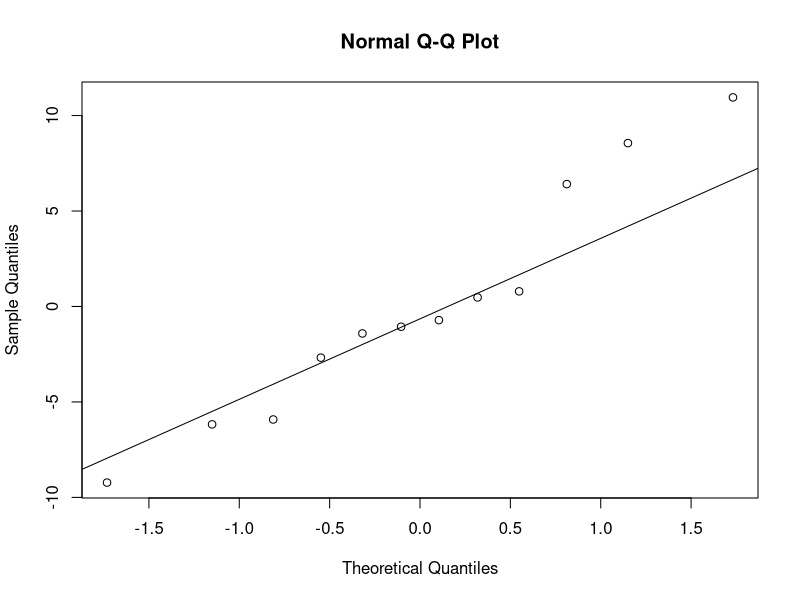

Write the R code that produced this figure. (Note: this script raises an error after producing the figure.)
# -----------------------------------------------------------------------------
#   Question 1
# -----------------------------------------------------------------------------

X_mean <- 2
Y_mean <- -1

# theorem 2.56
2*X_mean+Y_mean
# 3

# -----------------------------------------------------------------------------
#   Question 2
# -----------------------------------------------------------------------------

y <- c(59, 52, 42, 59, 24, 24, 40, 32, 63, 55, 34, 24)
x <- c(298, 303, 270, 287, 236, 245, 265, 233, 286, 290, 264, 239)

fit <- lm(y ~ x)

summary(fit)

# 3 - 0.8334


# -----------------------------------------------------------------------------
#   Question 3
# -----------------------------------------------------------------------------

y <- c(59, 52, 42, 59, 24, 24, 40, 32, 63, 55, 34, 24)
x <- c(298, 303, 270, 287, 236, 245, 265, 233, 286, 290, 264, 239)

fit <- lm(y ~ x)

qqnorm(fit$residuals)
qqline(fit$residuals)

# 2

# -----------------------------------------------------------------------------
#   Question 4
# -----------------------------------------------------------------------------

df <- 10
n <- df+2
s <- 0.0763
conf_interval <- 95
alpha <- (100 - conf_interval) / 100
1-alpha/2
t <- qt(1 - alpha / 2, n - 2)     # T-value
t

# 3

# -----------------------------------------------------------------------------
#   Question 5
# -----------------------------------------------------------------------------

# 4?

# -----------------------------------------------------------------------------
#   Question 6
# -----------------------------------------------------------------------------

df <- 34
# To do it from the standard deviation, sample mean and sample size
# n is sample size
n <- df+1
# x is sample mean
x <- 6.461533
# sample standard deviation is
s <- 6
# the confidence interval thingy
conf_interval <- 99
alpha <- (100 - conf_interval) / 100

# Calculate
x + c(-1, 1) * qt(1 - alpha / 2, n - 1) * s / sqrt(n)

# 5?

# -----------------------------------------------------------------------------
#   Question 7
# -----------------------------------------------------------------------------

# To do it from the standard deviation, sample mean and sample size
# n is sample size
n <- 34+1
# x is sample mean
x <- 1.857769
# variance
v <- 0.01643549
# sample standard deviation is
s <- sqrt(v)
t <- 45.117
# the confidence interval thingy
conf_interval <- 95
alpha <- (100 - conf_interval) / 100

# Calculate
x + c(-1, 1) * qt(1 - alpha / 2, n - 1) * s / sqrt(n)

x + t

# 4

# -----------------------------------------------------------------------------
#   Question 8
# -----------------------------------------------------------------------------

t.test(log(range1), log(range2), paired = TRUE)
#4?

# -----------------------------------------------------------------------------
#   Question 9
# -----------------------------------------------------------------------------

# method 3.63
ME <- 0.1
n <- ((1.96*0.8)/ME)^2
n
# 4

# -----------------------------------------------------------------------------
#   Question 10
# -----------------------------------------------------------------------------

SST <- 14.163 + 20.305

# 4

# -----------------------------------------------------------------------------
#   Question 11
# -----------------------------------------------------------------------------

# 4 - 0.02 < 0.05 (p)

# -----------------------------------------------------------------------------
#   Question 12
# -----------------------------------------------------------------------------

# binomial

# How many "hits" you want / the value you want to hit
x <- 2
# size is how many times you try / draw
size <- 6
# the probability of getting a hit (percent - 3% -> 0.03)
prob <- 35 / 100

# probability of two or more (at least), so probability of 1 or fewer, other way around
1 - pbinom(x-1, size = size, prob = prob)

# 5 - 0.681


# -----------------------------------------------------------------------------
#   Question 13
# -----------------------------------------------------------------------------

# simulation

# How many "hits" you want / the value you want to hit
x <- 2
# size is how many times you try / draw
size <- 6
# the probability of getting a hit (percent - 3% -> 0.03)
prob <- 35 / 100
# Number of values
k <- 1000000
x <- rbinom(n = k, size = size, prob = prob)
var(x)

# 4 - 1.37

# -----------------------------------------------------------------------------
#   Question 14
# -----------------------------------------------------------------------------

# poisson
bus_per_minute <- 1/15
minutes <- 20
# In a Poisson distribution, the parameter lambda (λ) represents the average number of events that occur in a given
# interval of time or space. It is also known as the rate parameter or the expected value of the distribution.
lambda <- bus_per_minute*minutes

x <- 1

# dpois: This function calculates the probability density function (PDF) of the Poisson
# distribution at a given point. The PDF gives the probability of observing a value within
# a given range.
dpois(x, lambda = lambda)

# 3 - 35.1%


# -----------------------------------------------------------------------------
#   Question 15
# -----------------------------------------------------------------------------

# poisson
bus_per_minute <- 1/15
minutes <- 20
# In a Poisson distribution, the parameter lambda (λ) represents the average number of events that occur in a given
# interval of time or space. It is also known as the rate parameter or the expected value of the distribution.
lambda <- 1/15

x <- 90

# ppois: This function calculates the cumulative distribution function (CDF) of the Poisson
# distribution at a given point. The CDF gives the probability of observing a value less than
# or equal to a given point.
qpois(x, lambda = lambda)
1 - qpois(x, lambda = lambda)


# fuck

# -----------------------------------------------------------------------------
#   Question 16
# -----------------------------------------------------------------------------

runif(50, 0, 100)
# 1

# -----------------------------------------------------------------------------
#   Question 17
# -----------------------------------------------------------------------------

2*(1 - pt(q=0.371, df=10))
# 4 - 0.7184

# -----------------------------------------------------------------------------
#   Question 18
# -----------------------------------------------------------------------------

df <- 10
p <- 2
n <- df + (p+1)
n
# 5 - 13

# -----------------------------------------------------------------------------
#   Question 19
# -----------------------------------------------------------------------------

# 2?

# -----------------------------------------------------------------------------
#   Question 20
# -----------------------------------------------------------------------------

simsamples <- replicate(10000, sample(glutenA, replace = FALSE)) # FALSE?
simmeans <- apply(simsamples, 2, mean)
quantile(simmeans, c(0.025, 0.975))
# 2 (or 1 if mean?)

# -----------------------------------------------------------------------------
#   Question 21
# -----------------------------------------------------------------------------

simsamples <- replicate(10000, rnorm(10,mean(glutenA),sd(glutenA)))
simsds <- apply(simsamples, 2, sd)
quantile(simsds, c(0.025, 0.975))

# 2 (or 1 if mean)

# -----------------------------------------------------------------------------
#   Question 22
# -----------------------------------------------------------------------------

# 1

# -----------------------------------------------------------------------------
#   Question 23
# -----------------------------------------------------------------------------

# 5

# -----------------------------------------------------------------------------
#   Question 24
# -----------------------------------------------------------------------------

n <- 1268
p <- (852)/n
p + c(-1, 1) * sqrt(p * (1 - p) / n) * qnorm(0.975)
# 4 -  0.6460817 0.6977669

# -----------------------------------------------------------------------------
#   Question 25
# -----------------------------------------------------------------------------

# p1 <- 746/1085
# p2 <- 339/1085
n1 <- 852
n2 <- 416
p1 <- 746/n1
p2 <- 339/n2
p1-p2 + c(-1,1) * sqrt(p1*(1-p1)/n1+p2*(1-p2)/n2)*qnorm(0.975)

# 3 - 0.01727775 0.10408826

# -----------------------------------------------------------------------------
#   Question 26
# -----------------------------------------------------------------------------

total_allgender <- 1268
total_agree <- 1085
total_male <- 416

male_agree <- total_agree/total_allgender*total_male
male_agree

# 5

# -----------------------------------------------------------------------------
#   Question 27
# -----------------------------------------------------------------------------


#  Insert values
n1 <- 3
n2 <- 2
alpha <- 0.05

# Calculate values
df2d <- (n1 - 1) * (n2 - 1)

# Calculate Result
qchisq(1 - alpha, df2d)

# 2 - 5.991

# -----------------------------------------------------------------------------
#   Question 28
# -----------------------------------------------------------------------------

x <- c(-4.8, -0.1, -1.4, -3.3, 1.1, -2.2, -2.6, -2.8)
sd(x)
# 4 - 1.86

# -----------------------------------------------------------------------------
#   Question 29
# -----------------------------------------------------------------------------

x <- c(-4.8, -0.1, -1.4, -3.3, 1.1, -2.2, -2.6, -2.8)
hist(x)
# 3 - C

# -----------------------------------------------------------------------------
#   Question 30
# -----------------------------------------------------------------------------

# x <- c(-4.8, -0.1, -1.4, -3.3, 1.1, -2.2, -2.6, -2.8)

x <- 10       # Mean
s <- 5       # Standard Deviation
q <- 20       # Quantile to check for

# P( X <= x )
pnorm(10-1, x, s) # P(Y < 10)
1-pnorm(10-1, x, s) # P(Y > 10)
pnorm(10-1, x, s)-pnorm(0-1, x, s) # P(0 < Y < 10)
pnorm(20-1, x, s)-pnorm(0-1, x, s) # P(0 < Y < 20)
1-pnorm(20-1, x, s) # P(Y > 20)


pnorm(20, x, s)-pnorm(0, x, s) # P(0 < Y < 20)
# 4 - 0.954
